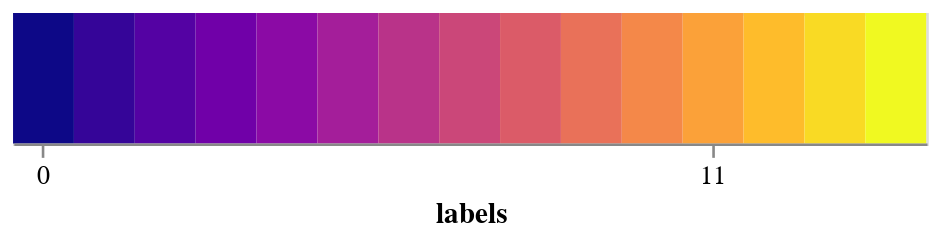

The code cell stored with this chart in its notebook:
### Code cell
alt.Chart(dff).mark_rect().encode(x=alt.X('labels:O', axis=alt.Axis(values=[0,11], labelAngle=0)), y=alt.Y('number:O', axis=None), color=alt.Color("labels", scale=alt.Scale(scheme="plasma"), legend=None)).properties(height=50, width=350)

### Figure 1 — Vega-Lite specification as saved in the notebook (floating-point values rounded to 4 significant figures)
{"config": {"view": {"continuousWidth": 400, "continuousHeight": 300}}, "data": {"name": "data-3bff864cfe2a59c6f2a12ff2d38cf04f"}, "mark": "rect", "encoding": {"color": {"field": "labels", "legend": null, "scale": {"scheme": "plasma"}, "type": "quantitative"}, "x": {"axis": {"labelAngle": 0, "values": [0, 11]}, "field": "labels", "type": "ordinal"}, "y": {"axis": null, "field": "number", "type": "ordinal"}}, "height": 50, "width": 350, "$schema": "https://vega.github.io/schema/vega-lite/v4.17.0.json", "datasets": {"data-3bff864cfe2a59c6f2a12ff2d38cf04f": [{"labels": 0, "number": 1}, {"labels": 1, "number": 1}, {"labels": 2, "number": 1}, {"labels": 3, "number": 1}, {"labels": 4, "number": 1}, {"labels": 5, "number": 1}, {"labels": 6, "number": 1}, {"labels": 7, "number": 1}, {"labels": 8, "number": 1}, {"labels": 9, "number": 1}, {"labels": 10, "number": 1}, {"labels": 11, "number": 1}, {"labels": 12, "number": 1}, {"labels": 13, "number": 1}, {"labels": 14, "number": 1}]}}
